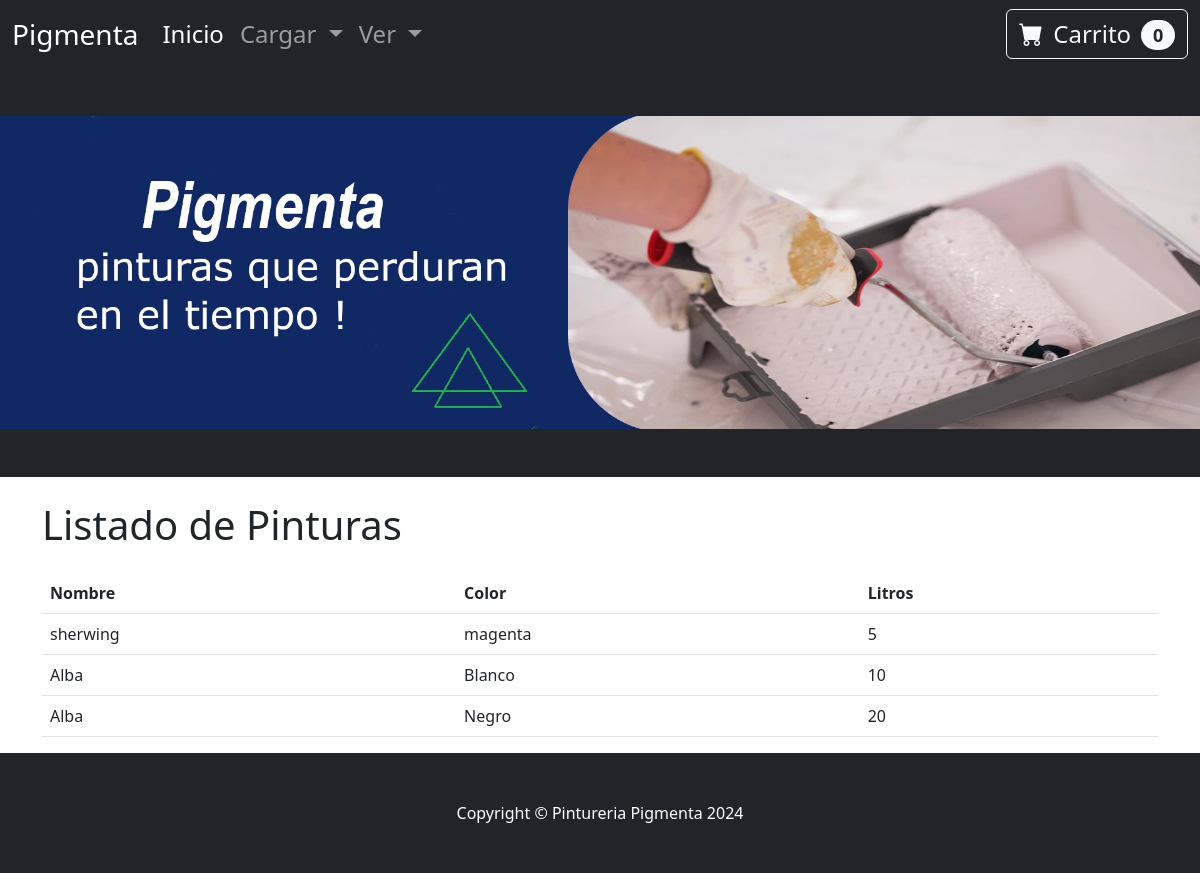
The page /mostrar_pinturas/ on the database its author committed.
### appglobal/models.py (models this page shows, shortened)
class Pinturas(models.Model):
    name = models.CharField(max_length=200)
    color = models.CharField(max_length=20)
    litros = models.IntegerField()

### appglobal/views.py (the view)
# urls.py: path('mostrar_pinturas/', views.mostrar_pinturas, name='mostrar_pinturas'),
def mostrar_pinturas(request):
     pinturas = Pinturas.objects.all()
     return render(request, 'mostrar_pinturas.html', {'pinturas': pinturas})

### appglobal/template/mostrar_pinturas.html
{% extends "main.html" %}
{% load static %}
{% block contenido %}
    <div class="container mt-4">
        <h1 class="mb-4">Listado de Pinturas</h1>
        <table class="table">
            <thead>
                <tr>
                    <th>Nombre</th>
                    <th>Color</th>
                    <th>Litros</th>
                </tr>
            </thead>
            <tbody>
                {% for pintura in pinturas %}
                <tr>
                    <td>{{ pintura.name }}</td>
                    <td>{{ pintura.color }}</td>
                    <td>{{ pintura.litros }}</td>
                </tr>
                {% endfor %}
            </tbody>
        </table>
    </div>
{%endblock%}

### rows shown on the page
Pinturas: name "sherwing", color "magenta", litros "5"
Pinturas: name "Alba", color "Blanco", litros "10"
Pinturas: name "Alba", color "Negro", litros "20"
